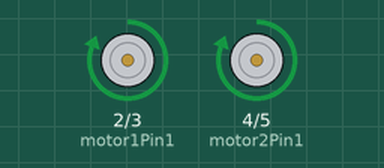
Recording of a sketch running on a simulated Arduino Uno, built with avr-gcc and run on an emulated ATmega328P. Parts: motor-driver pin pairs drawn as motors (green arrow = first pin HIGH = forward, orange = second pin HIGH = backward, longer = more drive, scaled by the enable pin).

Above: at 1.0 s.
At 3.0 s:
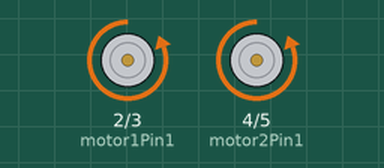
At 5.0 s:
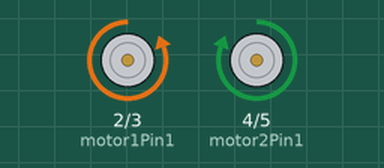
At 7.0 s:
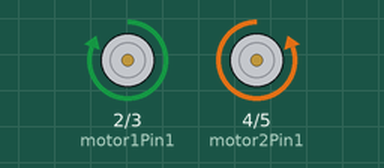
Timing chart, 0 to 10.4 s (numbered marks = the images above):
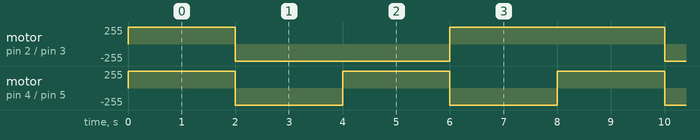

The sketch:

Motor_Test.ino
```cpp
// Define motor control pins
const int motor1Pin1 = 2;  // Motor 1 pin 1
const int motor1Pin2 = 3;  // Motor 1 pin 2
const int motor1SpeedPin = 9;  // Motor 1 speed control pin (PWM)
const int motor2Pin1 = 4;  // Motor 2 pin 1
const int motor2Pin2 = 5;  // Motor 2 pin 2
const int motor2SpeedPin = 10;  // Motor 2 speed control pin (PWM)

void setup() {
  // Initialize motor control pins as outputs
  pinMode(motor1Pin1, OUTPUT);
  pinMode(motor1Pin2, OUTPUT);
  pinMode(motor1SpeedPin, OUTPUT);
  pinMode(motor2Pin1, OUTPUT);
  pinMode(motor2Pin2, OUTPUT);
  pinMode(motor2SpeedPin, OUTPUT);
}

void loop() {

  digitalWrite(9,HIGH);
  digitalWrite(10,HIGH);
  // Move forward for 2 seconds
  moveForward();
  delay(2000);  // Run motors forward for 2 seconds

  // Move backward for 2 seconds
  moveBackward();
  delay(2000);  // Run motors backward for 2 seconds

  //Move Right for 2 seconds
  moveRight();
  delay(2000); //Run motors right for 2 seconds

  //Move Left for 2 seconds
  moveLeft();
  delay(2000); //Run motors left for 2 seconds
}

// Function to move the robot forward
void moveForward() {
  digitalWrite(motor1Pin1, HIGH);
  digitalWrite(motor1Pin2, LOW);
  // Full speed
  digitalWrite(motor2Pin1, HIGH);
  digitalWrite(motor2Pin2, LOW);
   // Full speed
}

// Function to move the robot backward
void moveBackward() {
  digitalWrite(motor1Pin1, LOW);
  digitalWrite(motor1Pin2, HIGH);
   // Full speed
  digitalWrite(motor2Pin1, LOW);
  digitalWrite(motor2Pin2, HIGH);
  // Full speed
}

//Function to move the robot Right
void moveRight(){

  digitalWrite(motor1Pin1, LOW);
  digitalWrite(motor1Pin2, HIGH);
   // Full speed
  digitalWrite(motor2Pin1, HIGH);
  digitalWrite(motor2Pin2, LOW);
  // Full speed
}

//Function to move the robot Left
void moveLeft(){

  digitalWrite(motor1Pin1, HIGH);
  digitalWrite(motor1Pin2, LOW);
   // Full speed
  digitalWrite(motor2Pin1, LOW);
  digitalWrite(motor2Pin2, HIGH);
  // Full speed
}
```

Measured:
- by itself, motor on pin 2 (motor1Pin1) / pin 3 (motor1Pin2): repeats every 8.0 s: backward 255/255 4.0 s, forward 255/255 4.0 s
- by itself, motor on pin 4 (motor2Pin1) / pin 5 (motor2Pin2): alternates forward 255/255 for 2.0 s and backward 255/255 for 2.0 s
